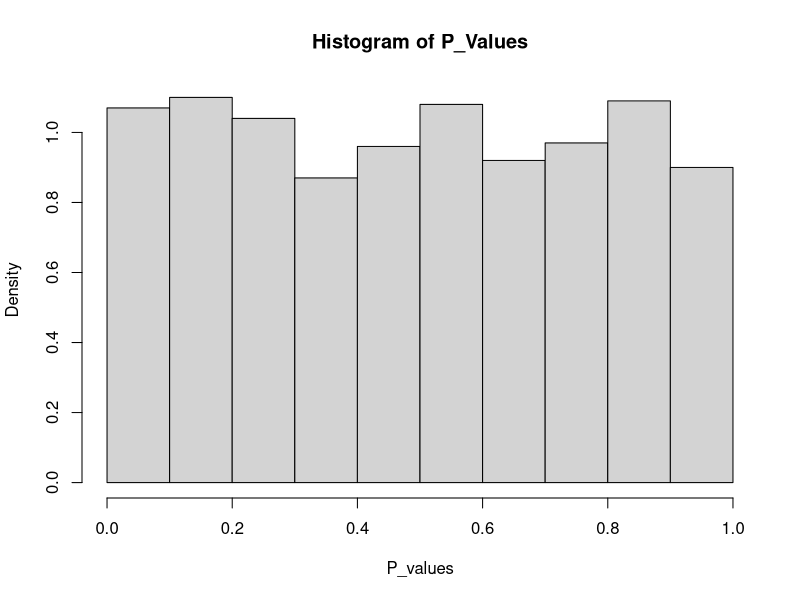

Here is the R script that generated this plot: (Note: a time limit stopped this script after it produced the figure.)
## ---- chunk 1
knitr::opts_chunk$set(echo = TRUE)
## ---- chunk 2
mean_H0 = 5
n=1
set.seed(2023)
## ---- chunk 3
x_random_pois = rpois(1, mean_H0)
## ---- chunk 4
p_value = 1 - ppois(sum(x_random_pois), mean_H0*n)

print(p_value)
## ---- chunk 5
samples=1000
n=100
lambda_H0 = 5
set.seed(2023)
## ---- chunk 6
p_values = numeric(samples)
## ---- chunk 7
for(i in 1:samples)
{
  x_random_pois_i = rpois(n, lambda_H0)
  p_value_i = 1 - ppois(sum(x_random_pois_i), lambda_H0*n)
  p_values[i] = p_value_i
}
## ---- chunk 8
hist(p_values, main="Histogram of P_Values", xlab="P_values", freq=FALSE)
## ---- chunk 9
n=1000
lambda=5
alpha=0.05
## ---- chunk 10
calculate_p_values = function(m1=1000) {
  obs = replicate(m1, rpois(n, lambda)) 
  sapply(seq(n), function(i) 1 - ppois(sum(obs[i, ]), length(obs[i, ]) * lambda))
}
## ---- chunk 11
bonferroni_test = function(p_values, alpha=0.05) {
  return(min(p_values) < alpha / length(p_values))  
}
## ---- chunk 12
fisher_test = function(p_values, alpha=0.05) {
  return(sum(-2 * log(p_values)) > qchisq(1-alpha, 2*length(p_values)))
}
## ---- chunk 13
estimate_bonf_pval = function(m2=1000, m1=1000) {
  replicate(m2, {X = calculate_p_values(m1); 
  list(Bonf = as.numeric(bonferroni_test(X, alpha)), Fisher=as.numeric(fisher_test(X, alpha)))})
}
## ---- chunk 14
results = estimate_bonf_pval()
cat(sprintf("P(Type I Error | Bonferroni) = %s", mean(simplify2array(results["Bonf", ]))))
cat(sprintf("P(Type I Error | Fisher ) = %s",    mean(simplify2array(results["Fisher", ]))))
## ---- chunk 15
samples=1000
n=100
set.seed(2023)
## ---- chunk 16
needle_in_haystack_mean_first = 7
needle_in_haystack_mean_rest = 5
many_small_effects_first=5.2
many_small_effects_rest=5
## ---- chunk 17
alpha=0.05
K = 100
## ---- chunk 18
global_test_needle = data.frame(Benferroni = numeric(samples), Fisher=numeric(samples))
global_test_many = data.frame(Benferroni = numeric(samples), Fisher=numeric(samples))
## ---- chunk 19
global_null_calculator = function(p_values){
  benferroni_formula = min(p_values) < (alpha / n)
  fisher_formula = sum(-2 * log(p_values))
  
  return(c(Benferroni = benferroni_formula, Fisher = fisher_formula))
}
## ---- chunk 20
for(i in 1:K){
  p_values = data.frame(NeedleInHaystack = numeric(samples), ManySmallEffects=numeric(samples))
  for(j in 1:samples)
  {
    #if j = 1, use mean = 7 for needle in haystack, use 5 otherwise.
    if(j == 1)
    {
      x_random_pois_needle = rpois(n, needle_in_haystack_mean_first)
      p_value_j = 1 - ppois(sum(x_random_pois_needle), needle_in_haystack_mean_first*n)
      p_values[j, 1] = p_value_j
    }
    else
    {
      x_random_pois_needle = rpois(n, needle_in_haystack_mean_rest)
      p_value_j = 1 - ppois(sum(x_random_pois_needle), needle_in_haystack_mean_rest*n)
      p_values[j, 1] = p_value_j
    }
    
    #use mean=5.2 for j in range between 1-100, use mean=5 otherwise.
    if(j <= 100)
    {
      x_random_pois_many = rpois(n, many_small_effects_first)
      p_value_j = 1 - ppois(sum(x_random_pois_many), many_small_effects_first*n)
      p_values[j, 2] = p_value_j
    }
    else
    {
      x_random_pois_many = rpois(n, many_small_effects_rest)
      p_value_j = 1 - ppois(sum(x_random_pois_many), many_small_effects_rest*n)
      p_values[j, 2] = p_value_j
    }
  }
  #calculate global null test results using the function defined above for both alternatives
  #and store them into related data frame.
  global_null_tester_needle = global_null_calculator(p_values[["NeedleInHaystack"]])
  global_test_needle[i, ] = global_null_tester_needle[c("Benferroni", "Fisher")]
  
  global_null_tester_many = global_null_calculator(p_values[["ManySmallEffects"]])
  global_test_many[i, ] = global_null_tester_many[c("Benferroni", "Fisher")]
}
## ---- chunk 21
power_benferroni_needle = mean(global_test_needle[["Benferroni"]] <= alpha)
power_benferroni_many = mean(global_test_many[["Benferroni"]] <= alpha)

power_fisher_needle = mean(global_test_needle[["Fisher"]] <= alpha)
power_fisher_many = mean(global_test_many[["Fisher"]] <= alpha)

print(sprintf("Powers: Power for Needle In Haystack for Benferroni Test: %s, 
              Power for Many Small Effects for Benferroni Test: %s, 
              Power for Needle In Haystack for Fisher's Test: %s, 
              Power for Many Small Effects for Fisher's Test: %s", power_benferroni_needle,
              power_benferroni_many, power_fisher_needle, power_fisher_many))
## ---- chunk 22
set.seed(2023)
## ---- chunk 23
n_max = 100000
experiment_repeat_time <- 9 # first one will be done manually
## ---- chunk 24
rn_calculator = function (x, i){
  rn = max(x[1:i])/sqrt(2*log(i))
  return(rn)
}
## ---- chunk 25
x = rnorm(n_max,0,1)
results = c()
i = 2
while(i <= n_max)
{
  rn_result = rn_calculator(x, i)
  results = append(results, rn_result)
  i = i+1
}

plot(results, type="l")

j <- 1 
while(j <= experiment_repeat_time)
{
  x = rnorm(n_max,0,1)
  results <- c()
  i <- 2
  while(i <= n_max)
  {
    rn_result = rn_calculator(x, i)
    results <- append(results, rn_result)
    i <- i+1
  }
  lines(results)
  j <- j+1 
}
## ---- chunk 26
mu_H0 = 0
n = c(1000, 10000, 100000)
epsilon = 0.1
replicates = 10
set.seed(2023)
## ---- chunk 27
L_values_n_1000 = data.frame(L_H0=numeric(replicates), L_H1=numeric(replicates), L_approx_H0=numeric(replicates), L_approx_H1=numeric(replicates))
L_values_n_10000 = data.frame(L_H0=numeric(replicates), L_H1=numeric(replicates), L_approx_H0=numeric(replicates), L_approx_H1=numeric(replicates))
L_values_n_100000 = data.frame(L_H0=numeric(replicates), L_H1=numeric(replicates), L_approx_H0=numeric(replicates), L_approx_H1=numeric(replicates))
## ---- chunk 28
L_calculator = function(gamma_formula, yi, n)
{
  sum_ = 0
  for(i in yi)
  {
    sum_ = sum_ + sum(exp((gamma_formula * i) - (gamma_formula^2/2)))
  }
  L = (1/n) * sum_
  return(L)
}
## ---- chunk 29
L_approx_calculator = function(gamma_formula, yi, n)
{
  sum_ = 0
  for(i in yi)
  {
    if(i < sqrt(2*log(n)))
    {
      sum_ = sum_ + sum(exp((gamma_formula * i) - (gamma_formula^2/2)))
    }
  }
  L_approx = (1/n) * sum_
  return(L_approx)
}
## ---- chunk 30
for(r in 1:replicates)
{
  for(i in n)
  {
    gamma_formula = (1-epsilon) * sqrt(2*log(i))
    yi_H0 = rnorm(i, mean=mu_H0)
    
    yi_H1 = rnorm(i)
    yi_H1[sample(1:i, 1)] = gamma_formula
    
    L_H0 = L_calculator(gamma_formula, yi_H0, i)
    L_approx_H0 = L_approx_calculator(gamma_formula, yi_H0, i)
    
    L_H1 = L_calculator(gamma_formula, yi_H1, i)
    L_approx_H1 = L_approx_calculator(gamma_formula, yi_H1, i)
    
    if(i == 1000){
      L_values_n_1000[r, ] = c(L_H0, L_H1, L_approx_H0, L_approx_H1)
    }
    else if(i == 10000){
      L_values_n_10000[r, ] = c(L_H0, L_H1, L_approx_H0, L_approx_H1)
    }
    else{
      L_values_n_100000[r, ] = c(L_H0, L_H1, L_approx_H0, L_approx_H1)
    }
  }
}

## ---- chunk 31
par(mfrow=c(3, 2))
hist(L_values_n_1000[["L_H0"]], main="n = 1000 - H0", xlab="L")
hist(L_values_n_1000[["L_approx_H0"]], main="n = 1000 - H0", xlab="L_approx")

hist(L_values_n_1000[["L_H1"]], main="n = 1000 - H1", xlab="L")
hist(L_values_n_1000[["L_approx_H1"]], main="n = 1000 - H1", xlab="L_approx")

hist(L_values_n_10000[["L_H0"]], main="n = 10000 - H0", xlab="L")
hist(L_values_n_10000[["L_approx_H0"]], main="n = 10000 - H0", xlab="L_approx")

hist(L_values_n_10000[["L_H1"]], main="n = 10000 - H1", xlab="L")
hist(L_values_n_10000[["L_approx_H1"]], main="n = 10000 - H1", xlab="L_approx")

hist(L_values_n_100000[["L_H0"]], main="n = 100000 - H0", xlab="L")
hist(L_values_n_100000[["L_approx_H0"]], main="n = 100000 - H0", xlab="L_approx")

hist(L_values_n_100000[["L_H1"]], main="n = 100000 - H1", xlab="L")
hist(L_values_n_100000[["L_approx_H1"]], main="n = 100000 - H1", xlab="L_approx")
## ---- chunk 32
var_1000_L = var(L_values_n_1000[["L_H0"]])
var_10000_L = var(L_values_n_10000[["L_H0"]])
var_100000_L = var(L_values_n_100000[["L_H0"]])

var_1000_L_approx = var(L_values_n_1000[["L_approx_H0"]])
var_10000_L_approx = var(L_values_n_10000[["L_approx_H0"]])
var_100000_L_approx = var(L_values_n_100000[["L_approx_H0"]])

print(sprintf("Variance of data with n = 1000 under H0 with L: %s,
              Variance of data with n = 10000 under H0 with L: %s,
              Variance of data with n = 100000 under H0 with L: %s", 
              var_1000_L, var_10000_L, var_100000_L))

print(sprintf("Variance of data with n = 1000 under H0 with L_approx: %s,
              Variance of data with n = 10000 under H0 with L_approx: %s,
              Variance of data with n = 100000 under H0 with L_approx: %s", 
              var_1000_L_approx, var_10000_L_approx, var_100000_L_approx))
## ---- chunk 33
#For n = 1000
N_1000 = sum(L_values_n_1000[["L_H0"]] == L_values_n_1000[["L_approx_H0"]]) / replicates

# For n = 10000
N_10000 = sum(L_values_n_10000[["L_H0"]] == L_values_n_10000[["L_approx_H0"]]) / replicates

# For n = 100000
N_100000 = sum(L_values_n_100000[["L_H0"]] == L_values_n_100000[["L_approx_H0"]]) / replicates

print(sprintf(", 
              P(H0(L = L_approx)) for n = 10000 = %s,
              P(H0(L = L_approx)) for n = 100000 = %s", N_1000, N_10000, N_100000))
## ---- chunk 34
# For n = 1000
theoretical_value_1000 = pnorm(sqrt(2 * log(1000)))

# For n = 10000
theoretical_value_10000 = pnorm(sqrt(2 * log(10000)))

# For n = 100000
theoretical_value_100000 = pnorm(sqrt(2 * log(100000)))

print(sprintf("Theoretical P(H0(L = LK)) for n = 1000 = %s - P(H0(L = L_approx)) for n = 1000 = %s, 
              Theoretical P(H0(L = LK)) for n = 10000 = %s - P(H0(L = L_approx)) for n = 10000 = %s,
              Theoretical P(H0(L = LK)) for n = 100000 = %s - P(H0(L = L_approx)) for n = 100000 = %s",
              theoretical_value_1000, N_1000, theoretical_value_10000, N_10000,
              theoretical_value_100000, N_100000))
## ---- chunk 35
ns = c(500, 5000, 50000)
critical_values = list()
alpha = 0.05
epsilons = c(0.05, 0.2)
set.seed(2023)
## ---- chunk 36
df_b = data.frame()
df_np = data.frame()
## ---- chunk 37
calculate_L = function(Y, gamma) {
  return(log(mean(exp(gamma * Y - gamma ^ 2 /2))))
}
## ---- chunk 38
calculate_critical_value = function(n, eps) {
  gamma = (1 + eps) * sqrt(2 * log(n))
  Y = rnorm(n)
  return(calculate_L(Y, gamma))
}
## ---- chunk 39
for (n in ns) {
  critical_values[[as.character(n)]] = quantile(replicate(1000, calculate_critical_value(n, 0.05)), 0.95)
}
## ---- chunk 40
Calculate_powers = function(eps, n) {
  gamma = (1 + eps) * sqrt(2 * log(n))
  data = c(rnorm(1, gamma), rnorm(n-1))
  l_result = calculate_L(data, gamma)
  p = min(1 - pnorm(abs(data)))
  return(t(c(l_result = l_result > critical_values[[as.character(n)]], p = p < alpha / (n * 2))))
}
## ---- chunk 41
for (n in ns) {
  for (ep in epsilons) {
    r = replicate(1000, Calculate_powers(ep, n))
    df_np[as.character(n), as.character(ep)] = mean(r[, 1, ])
    df_b[as.character(n), as.character(ep)] = mean(r[, 2, ])
  }
}
## ---- chunk 42
print(sprintf("Power of Bonferroni, e=0.05: %s, e=0.2: %s",df_b[1], df_b[2]))
print(sprintf("Power of NP, e=0.05: %s, e=0.2: %s",df_np[1], df_np[2]))

## ---- chunk 43
degrees_of_freedom = c(1, 3, 5, 10, 50, 100)
## ---- chunk 44
x_values = seq(-4, 4, length.out = 1000)
## ---- chunk 45
plot(x_values, pnorm(x_values), type = "l", col = "blue", lwd = 2,
     xlab = "x", ylab = "Cumulative Probability",
     main = "CDFs of Standard Normal and Student's t-Distribution")

for (df in degrees_of_freedom) {
  lines(x_values, pt(x_values, df), col = rainbow(length(degrees_of_freedom))[df],
        lty = 1, lwd = 2)
}

legend("bottomright", legend = c("Normal", paste("df =", degrees_of_freedom)),
       col = c("blue", rainbow(length(degrees_of_freedom))), lty = 1, lwd = 2)
## ---- chunk 46
degrees_of_freedom <- c(1, 3, 5, 10, 50, 100)
## ---- chunk 47
x_values <- seq(-4, 20, length.out = 1000)
## ---- chunk 48
plot(x_values, pnorm(x_values), type = "l", col = "blue", lwd = 2,
     xlab = "x", ylab = "Cumulative Probability",
     main = "CDFs of Standard Normal and Standardized Chi-Square Distribution")

for (df in degrees_of_freedom) {
  standardized_chi_square <- (rchisq(1000, df) - df) / sqrt(2 * df)
  lines(sort(standardized_chi_square), ecdf(standardized_chi_square)(sort(standardized_chi_square)),
        col = rainbow(length(degrees_of_freedom))[df],
        lty = 1, lwd = 2)
}

legend("bottomright", legend = c("Normal", paste("df =", degrees_of_freedom)),
       col = c("blue", rainbow(length(degrees_of_freedom))), lty = 1, lwd = 2)
